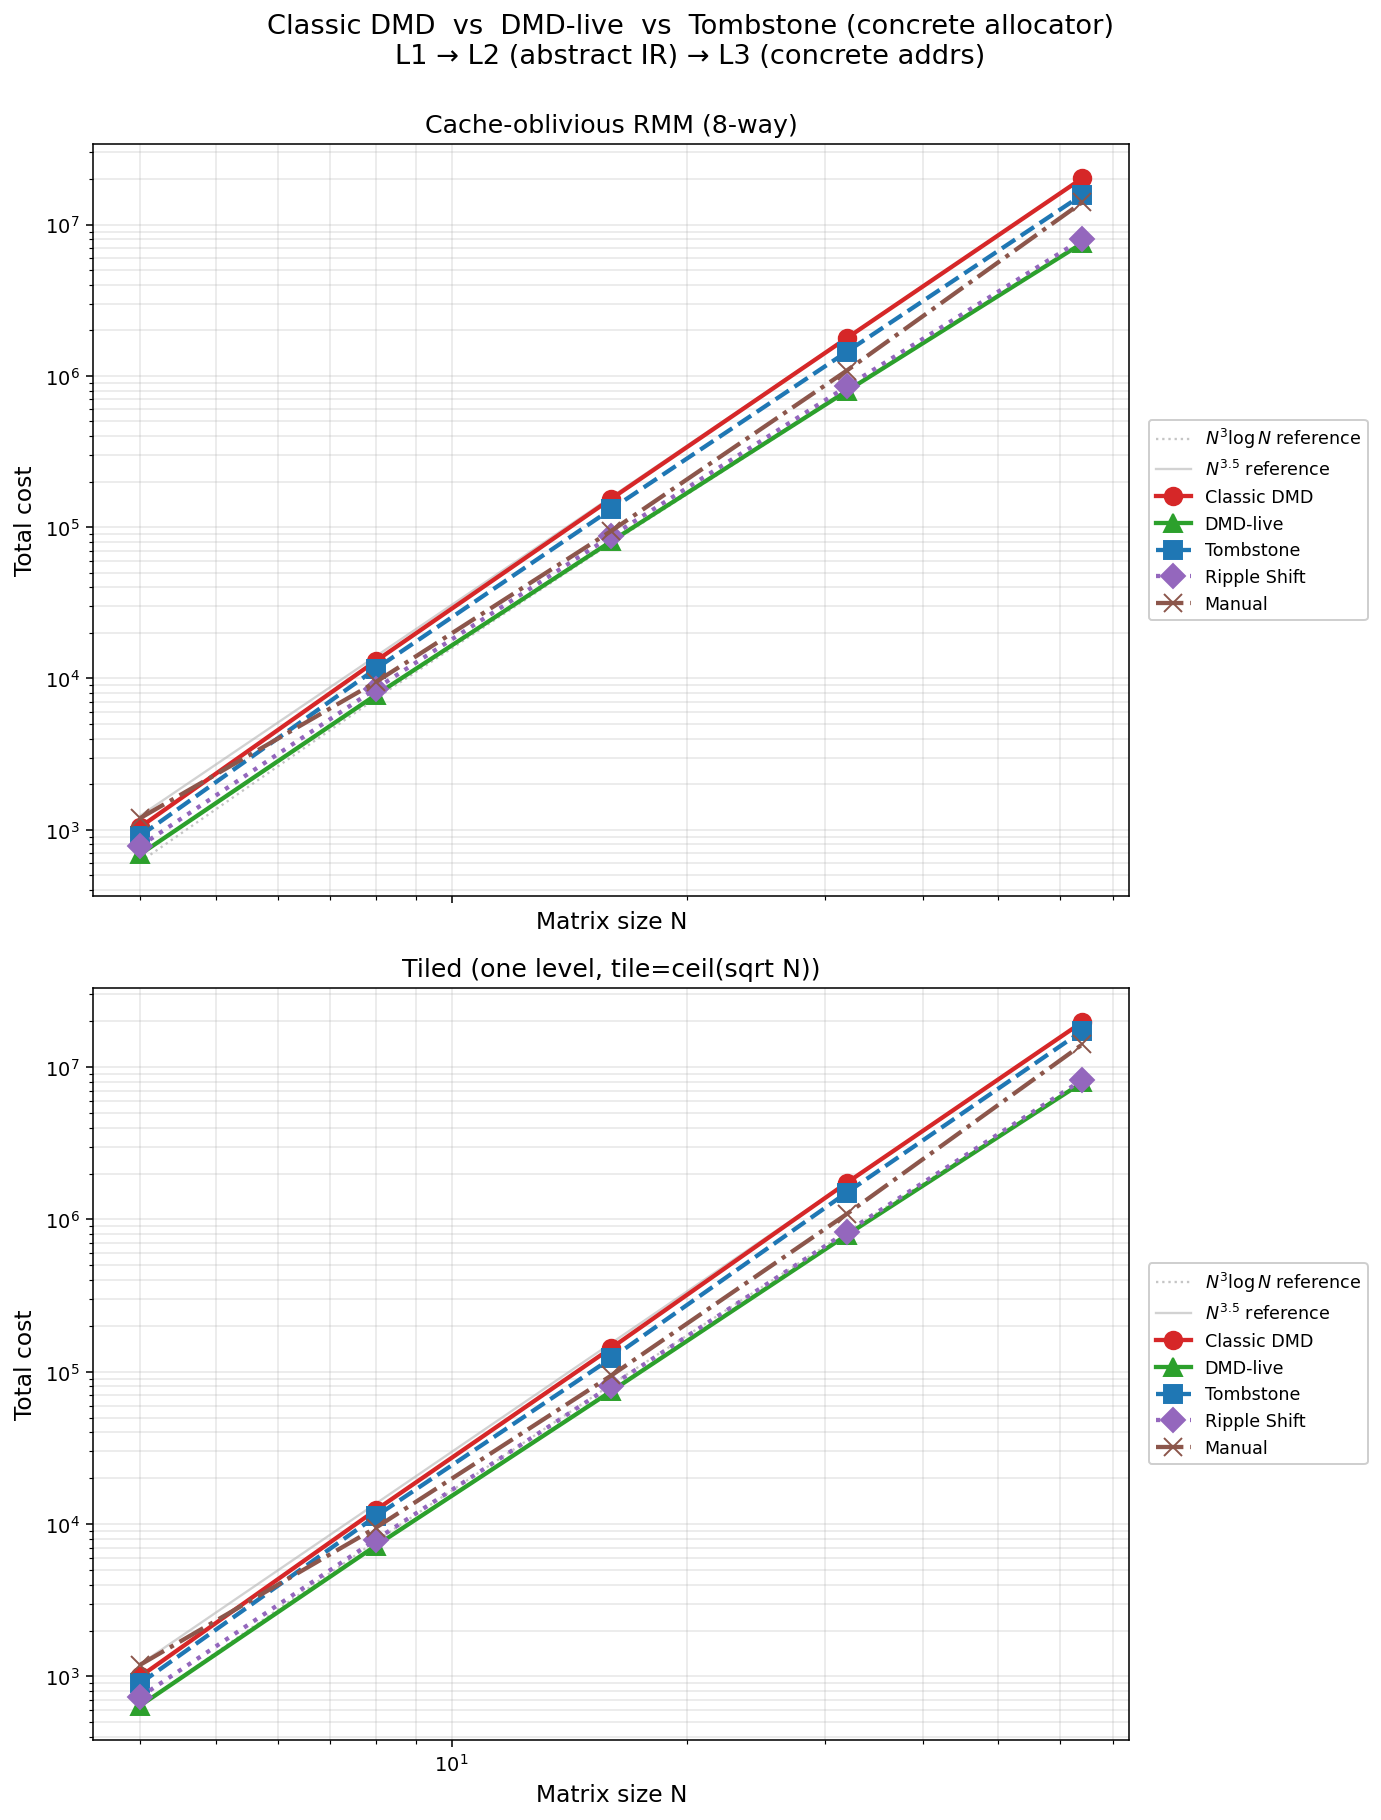

Recreate this plot in Python.
#!/usr/bin/env -S uv run --script
# /// script
# requires-python = ">=3.9"
# dependencies = ["matplotlib", "numpy"]
# ///
"""
Three-column comparison: Classic DMD, DMD-live, Tombstone allocator.

- Classic DMD — "Infinite Graveyard". LRU stack, no liveness compaction;
  dead variables stay in the stack forever and push live data deeper. A
  LOAD of X charges ceil(sqrt(depth)) where depth = #distinct vars
  referenced since X's previous LOAD, dead or alive. RMM: O(N^3.5).
- DMD-live — "Teleporting Cache". LRU stack with liveness compaction;
  when a variable's last LOAD fires, it vaporizes and everything above
  it slides inward for free. Depth = #live vars between X's prev and
  current LOAD. RMM: O(N^3 log N).
- Tombstone — concrete realistic allocator. Mobile LRU stack with holes:
  dead variables leave permanent tombstones at their physical address,
  LOADs bump the accessed value toward the top (filling the highest hole
  above, or extending to a new top), new STOREs also take the highest
  hole (or extend). No global compaction. RMM empirically ~ N^3 log N
  with a constant factor growing slowly in N, sitting neatly between
  DMD-live (below) and Classic DMD (above).

Reference: gemini/15apr26-dmdlive-analysis.md.
"""

import math
import os
import sys

sys.path.insert(0, os.path.join(os.path.dirname(__file__), '..', '..'))

import matplotlib
matplotlib.use('Agg')
import matplotlib.pyplot as plt
import numpy as np

import bytedmd_ir as b2
import manual_matmul as mm


ALGORITHMS = [
    ('Cache-oblivious RMM (8-way)',  b2.matmul_rmm),
    ('Tiled (one level, tile=ceil(sqrt N))', b2.matmul_tiled),
]

# (key, display_name, color, marker, linestyle, kind)
# kind='l2' -> computed directly on L2 trace
# kind='l3' -> computed via allocator -> L3 trace
MEASURES = [
    ('bytedmd_classic', 'Classic DMD',     'tab:red',    'o', '-',  'l2'),
    ('bytedmd_live',    'DMD-live',        'tab:green',  '^', '-',  'l2'),
    ('tombstone',       'Tombstone',       'tab:blue',   's', '--', 'l3'),
    ('ripple',          'Ripple Shift',    'tab:purple', 'D', ':',  'l3'),
    ('manual',          'Manual',          'tab:brown',  'x', '-.', 'manual'),
]


def run_one(func, N: int) -> dict:
    """Trace func on N x N inputs, return cost under every measure."""
    A, B = b2.make_inputs(N)
    l2, _ = b2.trace(func, (A, B))
    results = {'N': N}
    results['bytedmd_classic'] = b2.bytedmd_classic(l2)
    results['bytedmd_live']    = b2.bytedmd_live(l2)
    for key, _, _, _, _, kind in MEASURES:
        if kind == 'l3':
            l3 = b2.ALLOCATORS[key](l2)
            results[key] = b2.cost(l3)
    # Manual: hand-written RMM with bump-allocated physical memory +
    # software-managed scratchpad. Runs the algorithm itself, not the trace.
    results['manual'] = mm.matmul_rmm_manual(A, B, tile_size=4)
    return results


def collect(Ns):
    table = {}
    for label, func in ALGORITHMS:
        rows = []
        for N in Ns:
            print(f'  {label}  N={N}', end='', flush=True)
            row = run_one(func, N)
            rows.append(row)
            print(f"  classic={row['bytedmd_classic']:,}  tombstone={row['tombstone']:,}"
                  f"  ripple={row['ripple']:,}  live={row['bytedmd_live']:,}"
                  f"  manual={row['manual']:,}")
        table[label] = rows
    return table


def plot(table, Ns, out_path):
    fig, axes = plt.subplots(len(ALGORITHMS), 1, figsize=(10, 6.5 * len(ALGORITHMS)),
                              sharex=True)
    if len(ALGORITHMS) == 1:
        axes = [axes]

    for ax, (label, _) in zip(axes, ALGORITHMS):
        rows = table[label]
        Ns_arr = np.array([r['N'] for r in rows])

        # Reference asymptotes anchored at largest N (drawn first, light).
        N_max = Ns_arr[-1]
        classic_max = rows[-1]['bytedmd_classic']
        live_max = rows[-1]['bytedmd_live']
        N3p5  = classic_max * (Ns_arr / N_max) ** 3.5
        N3logN = live_max * (Ns_arr / N_max) ** 3 * (np.log2(np.maximum(Ns_arr, 2))
                                                     / math.log2(max(N_max, 2)))
        ax.loglog(Ns_arr, N3logN, color='gray', linestyle=':',  alpha=0.45, linewidth=1.2,
                  label=r'$N^3 \log N$ reference', zorder=1)
        ax.loglog(Ns_arr, N3p5,   color='gray', linestyle='-',  alpha=0.35, linewidth=1.2,
                  label=r'$N^{3.5}$ reference', zorder=1)

        for key, legend, color, marker, linestyle, _ in MEASURES:
            ys = np.array([r[key] for r in rows], dtype=float)
            ax.loglog(Ns_arr, ys, color=color, marker=marker, linestyle=linestyle,
                      linewidth=2.2, markersize=9, label=legend, zorder=3)

        ax.set_xlabel('Matrix size N', fontsize=12)
        ax.set_ylabel('Total cost', fontsize=12)
        ax.set_title(label, fontsize=13)
        ax.grid(True, which='both', alpha=0.3)
        ax.legend(fontsize=9, loc='center left', bbox_to_anchor=(1.01, 0.5),
                  framealpha=0.95)

    fig.suptitle('Classic DMD  vs  DMD-live  vs  Tombstone (concrete allocator)\n'
                 'L1 → L2 (abstract IR) → L3 (concrete addrs)',
                 fontsize=14, y=1.00)
    plt.tight_layout()
    plt.savefig(out_path, dpi=140, bbox_inches='tight')
    print(f'Saved: {out_path}')
    plt.close()


def plot_ratios(table, Ns, out_path):
    """Show classic / live ratio (the 'envelope width') as a function of N."""
    fig, ax = plt.subplots(figsize=(8, 5.5))
    for label, _ in ALGORITHMS:
        rows = table[label]
        Ns_arr = np.array([r['N'] for r in rows])
        ratios = np.array([r['bytedmd_classic'] / r['bytedmd_live'] for r in rows])
        ax.plot(Ns_arr, ratios, marker='o', linewidth=2, markersize=7, label=label)
    Ns_arr = np.array(Ns)
    ref = np.sqrt(Ns_arr.astype(float)) / np.log2(np.maximum(Ns_arr, 2))
    ref = ref / ref[0] * (table[ALGORITHMS[0][0]][0]['bytedmd_classic'] /
                          table[ALGORITHMS[0][0]][0]['bytedmd_live'])
    ax.plot(Ns_arr, ref, color='gray', linestyle=':', alpha=0.5,
            label=r'$\sqrt{N}/\log N$ reference')
    ax.set_xscale('log', base=2)
    ax.set_xlabel('Matrix size N', fontsize=11)
    ax.set_ylabel('ByteDMD-classic / ByteDMD-live', fontsize=11)
    ax.set_title('Envelope width on L2 metrics', fontsize=12)
    ax.grid(True, which='both', alpha=0.3)
    ax.legend(fontsize=10)
    plt.tight_layout()
    plt.savefig(out_path, dpi=140, bbox_inches='tight')
    print(f'Saved: {out_path}')
    plt.close()


def main():
    Ns_arg = sys.argv[1] if len(sys.argv) > 1 else None
    if Ns_arg:
        Ns = [int(x) for x in Ns_arg.split(',')]
    else:
        Ns = [4, 8, 16, 32, 64]
    table = collect(Ns)

    out_dir = os.path.dirname(__file__)
    plot(table, Ns, os.path.join(out_dir, 'envelope.png'))
    plot_ratios(table, Ns, os.path.join(out_dir, 'envelope_ratio.png'))

    # Comparison table — columns are all measures.
    print()
    display_names = [legend for _, legend, _, _, _, _ in MEASURES]
    col_w = max(16, max(len(n) for n in display_names))

    for label, _ in ALGORITHMS:
        print(f'\n{label}')
        rows = table[label]
        header = f"  {'N':>3} | " + " | ".join(n.rjust(col_w) for n in display_names)
        print(header)
        print('  ' + '-' * (len(header) - 2))
        for r in rows:
            cells = " | ".join(f"{r[m[0]]:>{col_w},}" for m in MEASURES)
            print(f"  {r['N']:>3} | {cells}")

        print()
        print(f"  Envelope ratio  classic/live  per N:")
        print(f"  " + "  ".join(f"N={r['N']}: {r['bytedmd_classic'] / r['bytedmd_live']:.2f}x"
                                   for r in rows))


if __name__ == '__main__':
    main()
